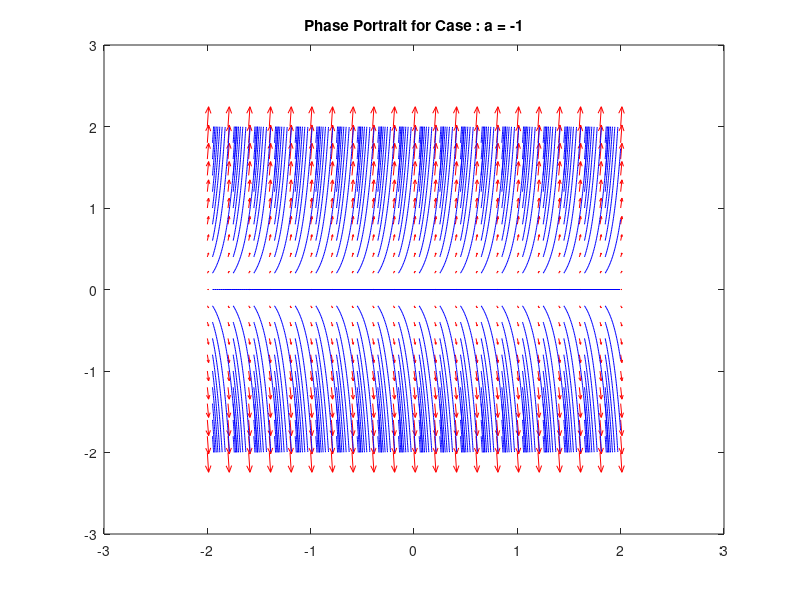
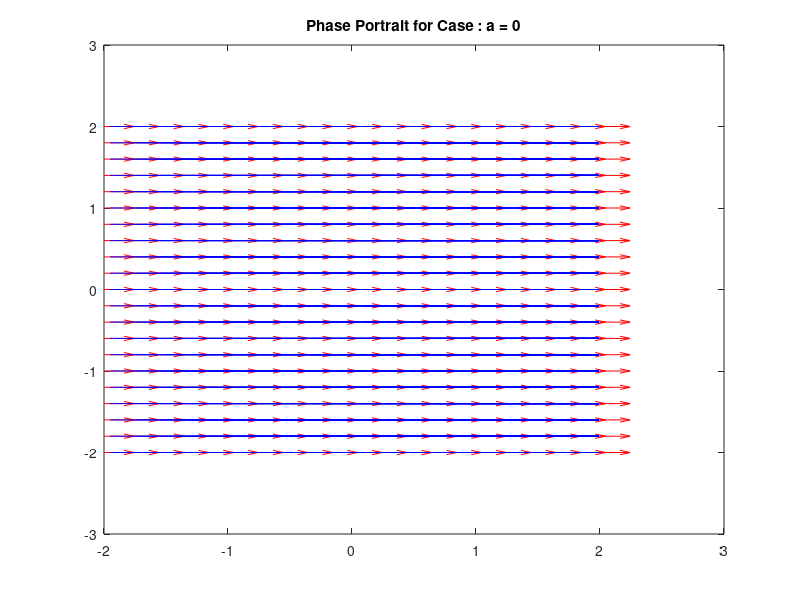
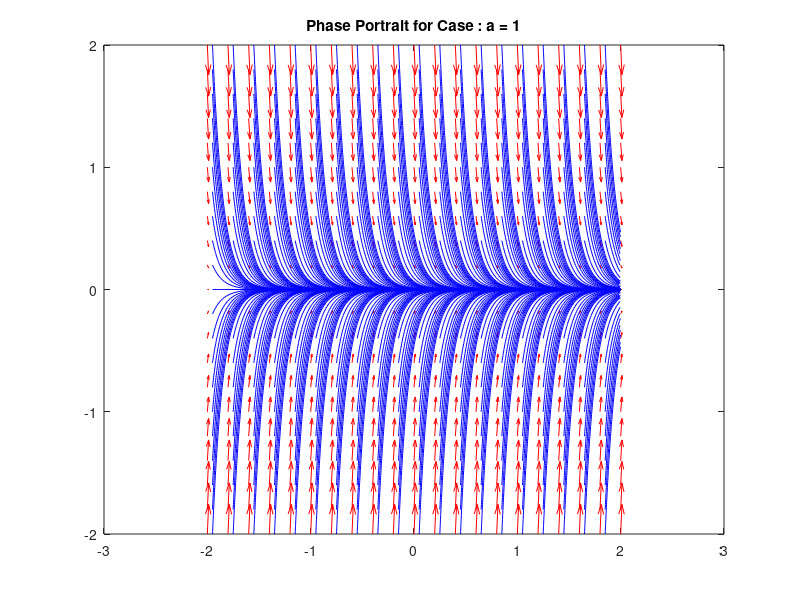

Write the MATLAB code that produced these figures, in order.
% Plot a phase portrait and classify the fixed points of the linear sytem
% dx/dt = ax(1-x^2)
% 'a' is positive, negatice or zero ; discuss all cases

[t, x] = meshgrid(-2:0.2:2);

for a = -1:1:1
    dx = a*x*(1-x.^2); 
    dt = ones(size(dx));
    %creates a new figure window
    figure
    %plots direction components
    quiver(t,x,dt,dx,'r')
    title(sprintf('Phase Portrait for Case : a = %d',a))
    hold on
    % returns plotted streamlines
    streamline(t,x,dt,dx,t+0.05,x);
    hold off
end

disp ('Fixed point 0 is stable for a>0 and unstable otherwise')
